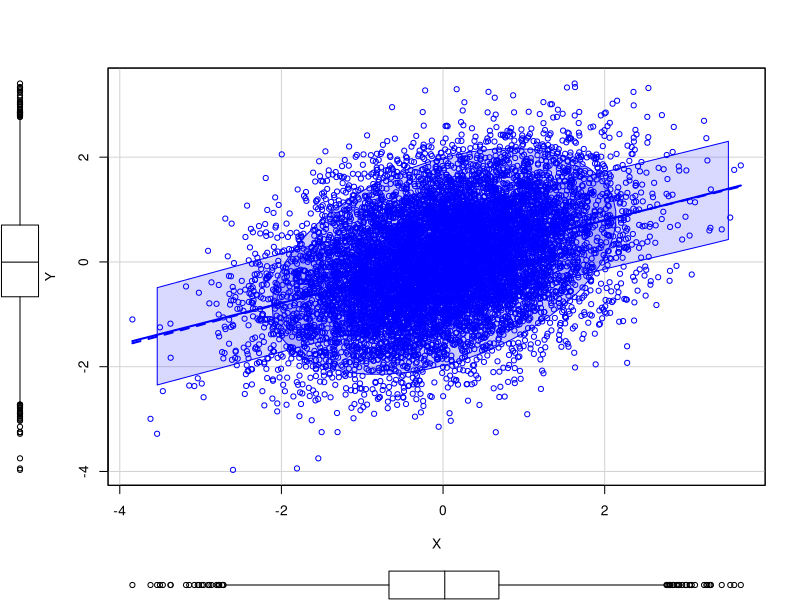

The R source for this figure: (Note: a time limit stopped this script after it produced the figure.)
## ---- chunk 1
Sys.time()
# These variables define our distribution
Xmean <- 0
Ymean <- 0
Xsd <- 1
Ysd <- 1
#XYcor <- 0.65
XYcor <- 0.4

# Derived variables
XYmean <- c(Xmean, Ymean)
XYcov <- matrix(c(1, XYcor, XYcor, 1), nrow=2, ncol=2)

# Create our multivariate normal distribution using mvrnorm in MASS
require(MASS)
 
#make this reproducible
set.seed(2)
 
# Don't make sample too large here, car scatterplot can be slow
myDraws <- mvrnorm(1e4, mu=XYmean, Sigma=XYcov)
myDraws <- data.frame(myDraws)
colnames(myDraws) <- c("X", "Y")

#check the mean, sd, and cor
apply(myDraws, 2, mean)
apply(myDraws, 2, sd)
cor(myDraws)

# Plot the distribution
require(car)
scatterplot(Y ~ X, data=myDraws, ellipse=TRUE, levels=c(0.5, 0.95, 0.99, 0.999, 0.9999))
## ---- chunk 2
Sys.time()
# These values take about 15 minutes
# numRuns <- 1e4
# popSize <- 1e5
numRuns <- 1e4
popSize <- 1e5

# Quick version for debugging
# numRuns <- 1e2
# popSize <- 1e4

# Also record X for a top portion of Y
topProp <- 0.001 # Try 0.1%
topN <- popSize*topProp

XOfLargestY <- 1:numRuns
XOfTopPropY <- 1:(numRuns*topN)

#make this reproducible
set.seed(2)
for (i in 1:numRuns) {
  myDraws <- mvrnorm(popSize, mu=XYmean, Sigma=XYcov)
  myDraws <- data.frame(myDraws)
  colnames(myDraws) <- c("X", "Y")
  XOfLargestY[i] <- myDraws$X[which.max(myDraws$Y)]
  XOfTopPropY[((i-1)*topN+1):(i*topN)] <- myDraws$X[head(order(myDraws$Y, decreasing=TRUE), n=topN)]
}
Sys.time()
## ---- chunk 3
require(lattice)
densityplot(XOfLargestY)
## ---- chunk 4
obs_dvals <- density(XOfLargestY)
dvals <- dnorm(obs_dvals$x,mean=0,sd=1)
prob <- data.frame(x = obs_dvals$x,
                    y = obs_dvals$y / dvals / popSize # Attempt to normalize this to prob.
                    )

xyplot(y ~ x, prob, type="l")
xyplot(log10(y) ~ x, prob, type="l")
## ---- chunk 5
densityplot(XOfTopPropY)
## ---- chunk 6
obs_dvals1 <- density(XOfTopPropY)
dvals1 <- dnorm(obs_dvals1$x,mean=0,sd=1)
prob1 <- data.frame(x = obs_dvals1$x,
                    y = obs_dvals1$y / dvals1 / popSize * topN # Attempt to normalize this to prob.
                    )

xyplot(y ~ x, prob1, type="l")
xyplot(log10(y) ~ x, prob1, type="l")
## ---- chunk 7
plot(density(XOfLargestY), xlim=c(min(XOfTopPropY), max(XOfTopPropY)), col="red",
#plot(density(XOfLargestY), xlim=c(min(XOfLargestY), max(XOfLargestY)), col="red",
     main=paste("Compare Densities of Largest and Top", topProp*100, "% of Y"),
     xlab="X")
lines(density(XOfTopPropY))
legend("topright", legend=c("Largest", paste("Top", topProp*100, "%")), lty=1, col=c("red", "black"))
## ---- chunk 8
#plot(prob$x, log10(prob$y), xlim=c(min(XOfTopPropY), max(XOfTopPropY)),
plot(prob$x, log10(prob$y), xlim=c(min(XOfLargestY), max(XOfLargestY)),
     ylim=c(min(log10(prob1$y)),max(log10(prob1$y))),
     col="red",
     main=paste("Compare Per-Person Likelihood of Largest and Top", topProp*100, "% of Y"),
     xlab="X", ylab="log10(probability)", type="l")
lines(prob1$x, log10(prob1$y))
legend("topleft", legend=c("Largest", paste("Top", topProp*100, "%")), lty=1, col=c("red", "black"))
